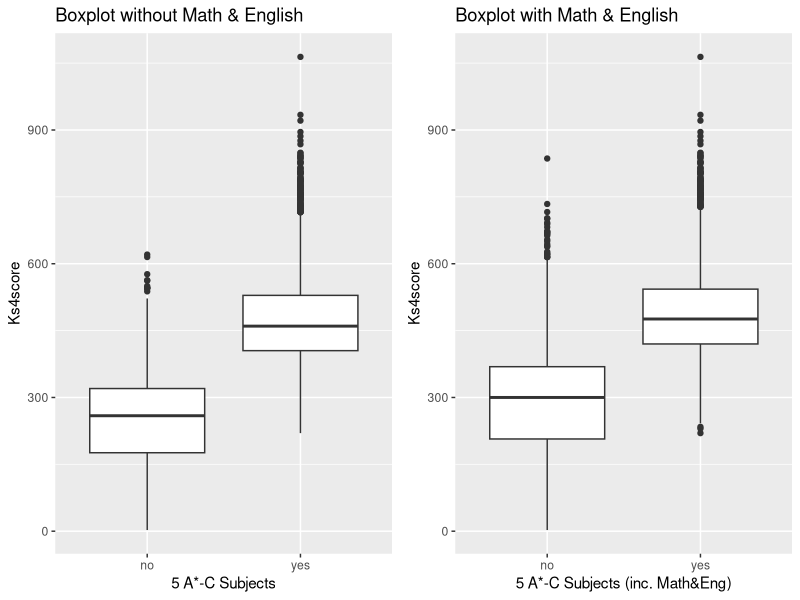
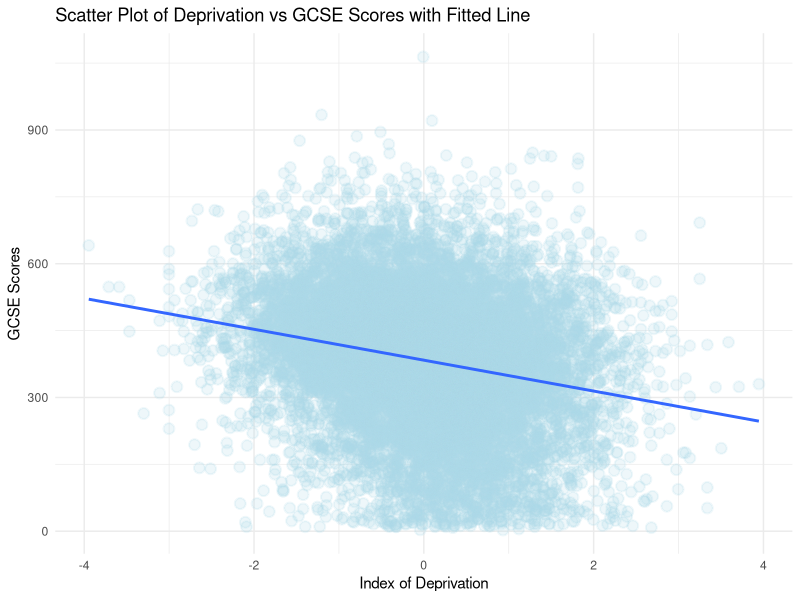
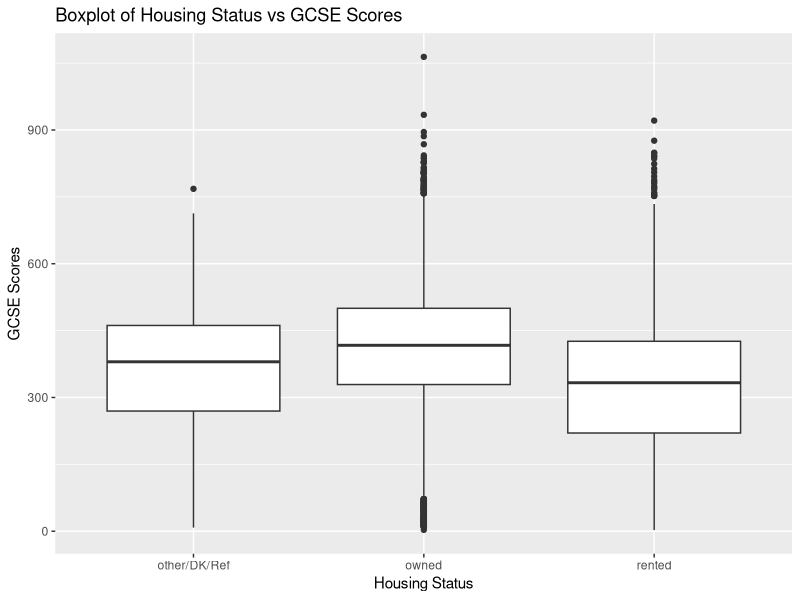
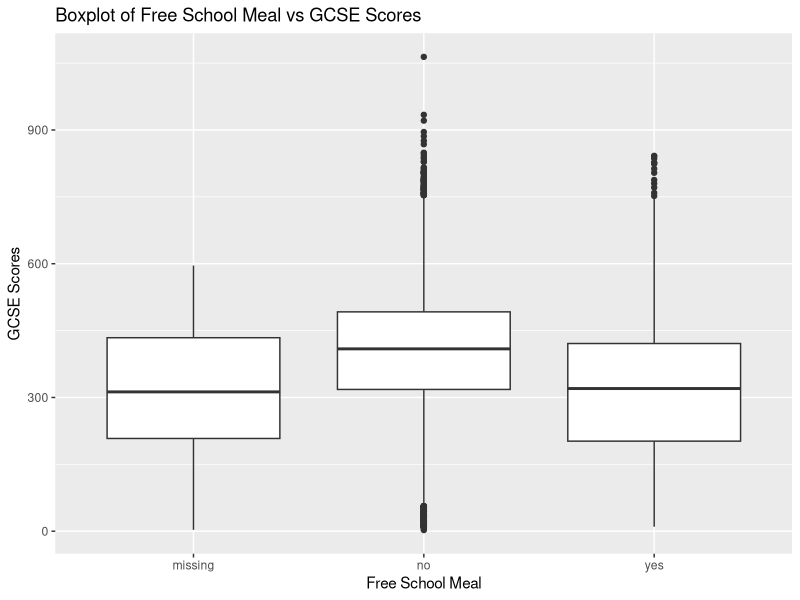
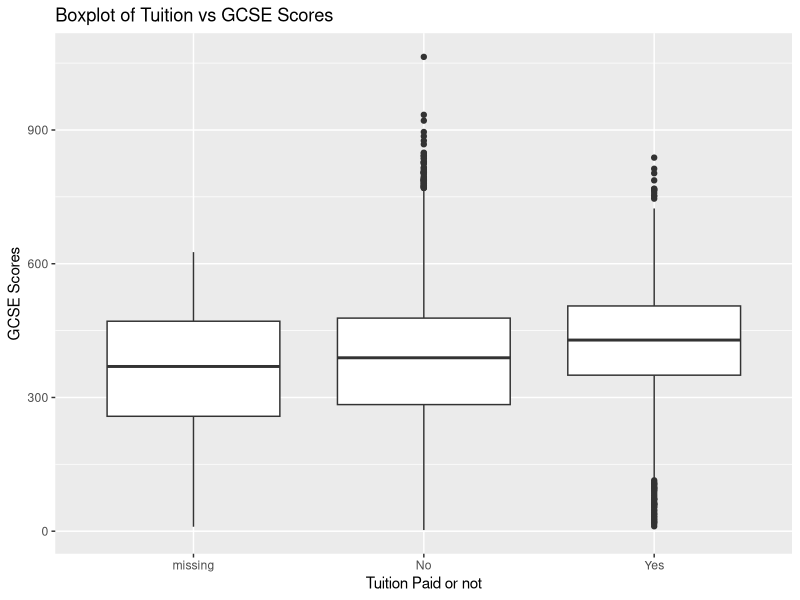
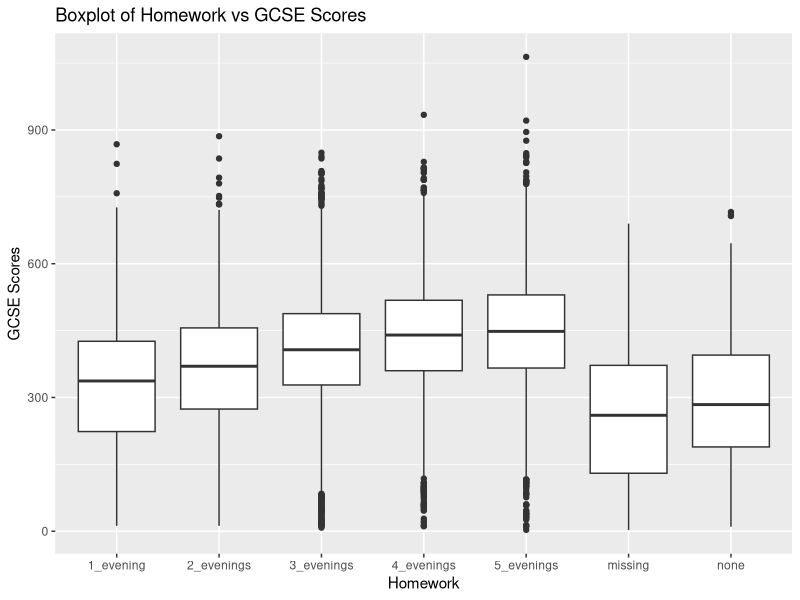
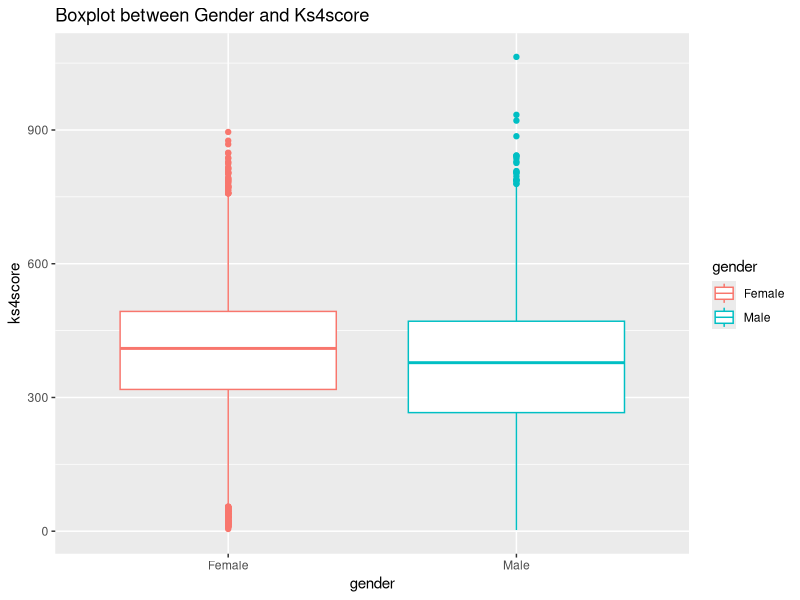
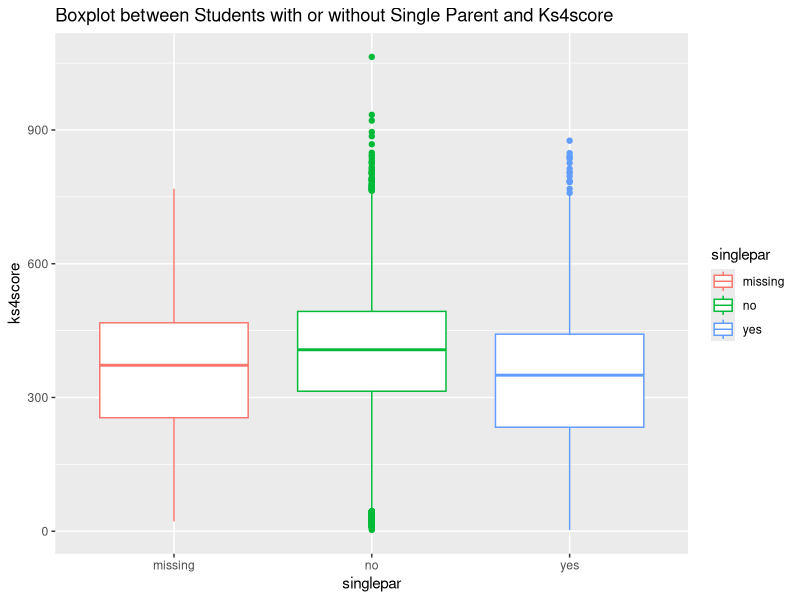

These charts were generated, in order, by the following R code:
## ---- chunk 1
# set up
library(dplyr)       
library(tidyr)      
library(readr)      
library(lubridate)
library(arm)
library(tidyselect)
library(ggplot2)
library(car)
library(gridExtra)
## ---- chunk 2
# Data Loading
data<-read.csv("data/RWNS_final.csv", header=TRUE,stringsAsFactors=TRUE)
## ---- chunk 3
head(data)
summary(data)
## ---- chunk 4
fiveac_g<-ggplot(data=data, aes(x=fiveac,y=ks4score)) +
  geom_boxplot() +
  labs(title="Boxplot without Math & English",
         x="5 A*-C Subjects",
         y="Ks4score")

fiveem_g<-ggplot(data=data, aes(x=fiveem,y=ks4score)) +
  geom_boxplot() +
  labs(title="Boxplot with Math & English",
         x="5 A*-C Subjects (inc. Math&Eng)",
         y="Ks4score")

grid.arrange(fiveac_g, fiveem_g, nrow=1)
## ---- chunk 5
IDACI_g<-ggplot(data, aes(x = IDACI_n, y = ks4score)) + 
  geom_point(alpha=0.2, size=3, color="lightblue", stroke=1) + 
  geom_smooth(method = "lm",  
              se = FALSE) + 
  theme_minimal() + 
  labs(title = "Scatter Plot of Deprivation vs GCSE Scores with Fitted Line",
       x = "Index of Deprivation",
       y = "GCSE Scores")

IDACI_g
## ---- chunk 6
# Simple linear regression model
IDACI_lm <- lm(ks4score ~ IDACI_n, data = data)
display(IDACI_lm)
## ---- chunk 7
ks4score.lm.1<-lm(ks4score~IDACI_n+fsm+house+computer+tuition,
               data=data)
car::vif(ks4score.lm.1)
## ---- chunk 8
# Simple linear regression model for tuition
tuition_lm <- lm(ks4score ~ tuition, data = data)
summary(tuition_lm)
## ---- chunk 9
house_g<-ggplot(data=data, aes(x=house,y=ks4score)) +
  geom_boxplot() +
  labs(title="Boxplot of Housing Status vs GCSE Scores",
         x="Housing Status",
         y="GCSE Scores")
house_g
## ---- chunk 10
fsm_g<-ggplot(data=data, aes(x=fsm,y=ks4score)) +
  geom_boxplot() +
  labs(title="Boxplot of Free School Meal vs GCSE Scores",
         x="Free School Meal",
         y="GCSE Scores")
fsm_g
## ---- chunk 11
ks4score.lm.2<-lm(ks4score~fsm+sen,
               data=data)
coef(ks4score.lm.2)
## ---- chunk 12
tuition_g<-ggplot(data=data, aes(x=tuition,y=ks4score)) +
  geom_boxplot() +
  labs(title="Boxplot of Tuition vs GCSE Scores",
         x="Tuition Paid or not",
         y="GCSE Scores")
tuition_g
## ---- chunk 13
homework_g<-ggplot(data=data, aes(x=homework,y=ks4score)) +
  geom_boxplot() +
  labs(title="Boxplot of Homework vs GCSE Scores",
         x="Homework",
         y="GCSE Scores")
homework_g
## ---- chunk 14
## gender: no clear relationship between gender and ks4score
ggplot(data, aes(x=gender,y=ks4score, color=gender)) + geom_boxplot() + labs(title = 'Boxplot between Gender and Ks4score')
## ---- chunk 15
ggplot(data, aes(x=singlepar,y=ks4score, color=singlepar)) + geom_boxplot() + labs(title = 'Boxplot between Students with or without Single Parent and Ks4score')
## ---- chunk 16
# Simple linear regression model for singlepar
singlepar_lm <- lm(ks4score ~ singlepar, data = data)
summary(singlepar_lm)
## ---- chunk 17
ggplot(data, aes(x=reorder(attitude, ks4score, median),y=ks4score, color=attitude)) + geom_boxplot() + labs(title = 'Boxplot between Attitude and Ks4score')
## ---- chunk 18
# Simple linear regression model for attitude
attitude_lm <- lm(ks4score ~ attitude, data = data)
summary(attitude_lm)
## ---- chunk 19
ggplot(data, aes(x=FSMband,y=ks4score, color=FSMband)) + geom_boxplot()
## ---- chunk 20
ggplot(data, aes(x=reorder(hiquamum, ks4score, median),y=ks4score, color=hiquamum)) + geom_boxplot() + theme(axis.text.x = element_text(angle = 90, vjust = 0.5, hjust=1))
## ---- chunk 21
# select subset of data for k3 variable
data_k3 <- data[c("ks4score","k3en", "k3ma", "k3sc")]
# tidy up the data for ggplot
tidydata_k3 <- data_k3 %>%
  pivot_longer(cols = -"ks4score", names_to="k3", values_to="level")
tidydata_k3
ggplot(tidydata_k3, aes(x=k3,y=ks4score, color=k3)) + geom_boxplot()
## ---- chunk 22
ggplot(data, aes(x=exclude,y=ks4score, color=exclude)) + geom_boxplot() + labs(title = 'Boxplot between exclude and Ks4score')
## ---- chunk 23
ggplot(data, aes(x=truancy,y=ks4score, color=truancy)) + geom_boxplot() + labs(title = 'Boxplot between truancy and Ks4score')
## ---- chunk 24
ggplot(data, aes(x=absent,y=ks4score, color=absent)) + geom_boxplot() + labs(title = 'Boxplot between absent and Ks4score')
## ---- chunk 25
# Simple linear regression model for absent, exclude, and truancy
absent_lm <- lm(ks4score ~ absent+exclude+truancy, data = data)
summary(absent_lm)
## ---- chunk 26
ggplot(data, aes(x=reorder(SECshort, ks4score, median),y=ks4score, color=SECshort)) + geom_boxplot() + labs(title = 'Boxplot between SECshort and Ks4score') + theme(axis.text.x = element_text(angle = 90, vjust = 0.5, hjust=1))
## ---- chunk 27
ggplot(data, aes(x=parasp,y=ks4score, fill=pupasp)) + geom_boxplot() + labs(title = 'Boxplot between parasp, pupasp, and Ks4score')
## ---- chunk 28
# Simple linear regression model for parasp and pupasp
pasp_lm <- lm(ks4score ~ parasp*pupasp, data = data)
summary(pasp_lm)
